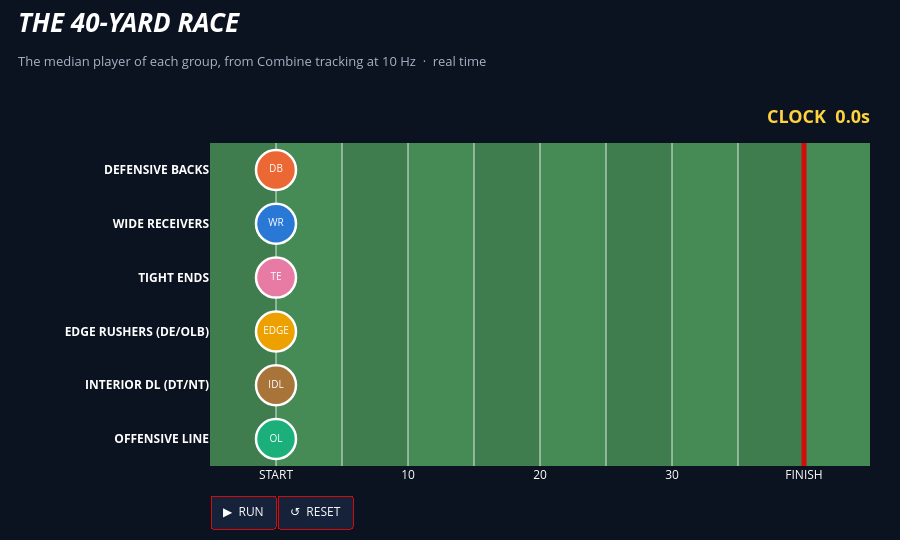

The cell this chart's notebook holds for it:
### Markdown cell above
### 🏁 How fast does each position run?

Every position group lines up for a 40-yard dash. Each runner is the group's **median player** (each player's best attempt), replayed from the 10 Hz Combine tracking. 

> ⚠️ **Tracking starts a little late on most reps**, so tracked 40 times run about 0.3 s slower than the official `forty` in `combine_results.csv`, and a few reps are off by much more. The order of the groups holds, but don't compare tracked and official times directly. For clean speed numbers, time from the 10-yard mark onwards or use `forty - ten_yd_split`.

### Code cell
import plotly.graph_objects as go

# 40-yard dash tracking: seconds and yards since tracking started, per rep
forty = (read("combine_tracking")
         .filter((pl.col("entity_type") == "PLAYER") & (pl.col("drill_name") == "FORTY_YARD_DASH"))
         .with_columns(pl.col("time").str.to_datetime(time_unit="ms"))
         .sort("event_id", "time")
         .with_columns(t=(pl.col("time") - pl.col("time").first()).over("event_id").dt.total_milliseconds() / 1000,
                       dist=(pl.col("x") - pl.col("x").first()).over("event_id"))
         .to_pandas())
forty["group"] = forty.nfl_id.map(dict(zip(cohort["nfl_id"], cb.group)))   # DL split into EDGE / IDL

# Time at each yard mark for every rep (a few reps stop just short of 40: extend them at their final speed)
DIST = np.arange(0, 40.25, 0.25)
splits = {}
for eid, r in forty.groupby("event_id"):
    times = np.interp(DIST, r.dist, r.t)
    past = DIST > r.dist.iloc[-1]
    times[past] = r.t.iloc[-1] + (DIST[past] - r.dist.iloc[-1]) / r.s.iloc[-1]
    splits[eid] = (r.nfl_id.iloc[0], r.group.iloc[0], times)

# Each player's best rep, then the median player of each group at every yard mark
best = {}
for nfl_id, group, times in splits.values():
    if nfl_id not in best or times[-1] < best[nfl_id][1][-1]:
        best[nfl_id] = (group, times)
runs = {g: np.median([tm for grp, tm in best.values() if grp == g], axis=0) for g in GROUP_COLORS}
order = sorted(runs, key=lambda g: -runs[g][-1])          # fastest in the top lane
# The race stops when the winner crosses the line; the clock keeps running until every group's
# (hypothetical) finish time has come up, and each time appears at that moment
t_win = min(r[-1] for r in runs.values())
T = np.round(np.arange(0, max(r[-1] for r in runs.values()) + 0.3, 0.1), 1)


def frame(t):
    y = list(range(len(order)))
    return [go.Scatter(x=[np.interp(min(t, t_win), runs[g], DIST) for g in order], y=y, mode="markers+text",
                       marker=dict(size=40, color=[GROUP_COLORS[g] for g in order], line=dict(color="white", width=2.5)),
                       text=order, textfont=dict(color="white", size=10)),
            go.Scatter(x=[41.2] * len(order), y=y, mode="text", textposition="middle right",
                       text=[f"<b>{runs[g][-1]:.2f}s</b>" if t >= runs[g][-1] else "" for g in order],
                       textfont=dict(color="white", size=14)),
            go.Scatter(x=[45], y=[len(order) - 0.05], mode="text", textposition="middle left",
                       text=[f"<b>CLOCK  {t:.1f}s</b>"], textfont=dict(color=FIRST_DOWN_YELLOW, size=18))]


top = len(order) - 0.5
stripes = [dict(type="rect", x0=x, x1=x + 5, y0=-0.5, y1=top, line_width=0, layer="below",
                fillcolor=TURF_A if x % 10 else TURF_B) for x in range(-5, 45, 5)]
lines = [dict(type="line", x0=x, x1=x, y0=-0.5, y1=top, layer="below",
              line=dict(color=ESPN_RED if x == 40 else "rgba(255,255,255,0.55)", width=5 if x == 40 else 1.5))
         for x in range(0, 41, 5)]

race = go.Figure(
    data=frame(0), frames=[go.Frame(data=frame(t), name=str(t)) for t in T],
    layout=dict(
        title=dict(text="<b><i>THE 40-YARD RACE</i></b><br><span style='font-size:13px;color:#aab3c5'>"
                        "The median player of each group, from Combine tracking at 10 Hz  ·  real time</span>",
                   x=0.02, y=0.94, yanchor="top", font=dict(color="white", size=26)),
        paper_bgcolor=NAVY, plot_bgcolor=NAVY, height=540, margin=dict(l=210, r=30, t=100, b=70),
        font=dict(color="white"), showlegend=False, shapes=stripes + lines, hovermode=False,
        xaxis=dict(range=[-5, 45], tickvals=[0, 10, 20, 30, 40], ticktext=["START", "10", "20", "30", "FINISH"],
                   showgrid=False, zeroline=False, fixedrange=True),
        yaxis=dict(range=[-0.5, top + 0.8], tickvals=list(range(len(order))), showgrid=False, zeroline=False,
                   ticktext=[f"<b>{GROUP_NAMES[g].upper()}</b>" for g in order], fixedrange=True),
        updatemenus=[dict(type="buttons", x=0, y=-0.08, xanchor="left", yanchor="top", direction="right", showactive=False,
                          bgcolor=NAVY_2, bordercolor=ESPN_RED, font=dict(color="white"), buttons=[
            dict(label="▶  RUN", method="animate",
                 args=[None, dict(frame=dict(duration=100, redraw=False), fromcurrent=True,
                                  transition=dict(duration=0))]),
            dict(label="↺  RESET", method="animate",
                 args=[[str(T[0])], dict(mode="immediate", frame=dict(duration=0, redraw=False),
                                         transition=dict(duration=0))])])]))
race.show()

### Figure 1 — Plotly figure (JSON) as saved in the notebook; plotly's stock layout.template omitted (floating-point values rounded to 4 significant figures)
{"data": [{"marker": {"color": ["#1baf7a", "#a8743a", "#eda100", "#e87ba4", "#2a78d6", "#eb6834"], "line": {"color": "white", "width": 2.5}, "size": 40}, "mode": "markers+text", "text": ["OL", "IDL", "EDGE", "TE", "WR", "DB"], "textfont": {"color": "white", "size": 10}, "type": "scatter", "x": [0, 0, 0, 0, 0, 0], "y": [0, 1, 2, 3, 4, 5]}, {"mode": "text", "text": ["", "", "", "", "", ""], "textfont": {"color": "white", "size": 14}, "textposition": "middle right", "type": "scatter", "x": [41.2, 41.2, 41.2, 41.2, 41.2, 41.2], "y": [0, 1, 2, 3, 4, 5]}, {"mode": "text", "text": ["<b>CLOCK  0.0s</b>"], "textfont": {"color": "#ffd23f", "size": 18}, "textposition": "middle left", "type": "scatter", "x": [45], "y": [5.95]}], "layout": {"font": {"color": "white"}, "height": 540, "hovermode": false, "margin": {"b": 70, "l": 210, "r": 30, "t": 100}, "paper_bgcolor": "#0b1220", "plot_bgcolor": "#0b1220", "shapes": [{"fillcolor": "#3f7d4e", "layer": "below", "line": {"width": 0}, "type": "rect", "x0": -5, "x1": 0, "y0": -0.5, "y1": 5.5}, {"fillcolor": "#468a56", "layer": "below", "line": {"width": 0}, "type": "rect", "x0": 0, "x1": 5, "y0": -0.5, "y1": 5.5}, {"fillcolor": "#3f7d4e", "layer": "below", "line": {"width": 0}, "type": "rect", "x0": 5, "x1": 10, "y0": -0.5, "y1": 5.5}, {"fillcolor": "#468a56", "layer": "below", "line": {"width": 0}, "type": "rect", "x0": 10, "x1": 15, "y0": -0.5, "y1": 5.5}, {"fillcolor": "#3f7d4e", "layer": "below", "line": {"width": 0}, "type": "rect", "x0": 15, "x1": 20, "y0": -0.5, "y1": 5.5}, {"fillcolor": "#468a56", "layer": "below", "line": {"width": 0}, "type": "rect", "x0": 20, "x1": 25, "y0": -0.5, "y1": 5.5}, {"fillcolor": "#3f7d4e", "layer": "below", "line": {"width": 0}, "type": "rect", "x0": 25, "x1": 30, "y0": -0.5, "y1": 5.5}, {"fillcolor": "#468a56", "layer": "below", "line": {"width": 0}, "type": "rect", "x0": 30, "x1": 35, "y0": -0.5, "y1": 5.5}, {"fillcolor": "#3f7d4e", "layer": "below", "line": {"width": 0}, "type": "rect", "x0": 35, "x1": 40, "y0": -0.5, "y1": 5.5}, {"fillcolor": "#468a56", "layer": "below", "line": {"width": 0}, "type": "rect", "x0": 40, "x1": 45, "y0": -0.5, "y1": 5.5}, {"layer": "below", "line": {"color": "rgba(255,255,255,0.55)", "width": 1.5}, "type": "line", "x0": 0, "x1": 0, "y0": -0.5, "y1": 5.5}, {"layer": "below", "line": {"color": "rgba(255,255,255,0.55)", "width": 1.5}, "type": "line", "x0": 5, "x1": 5, "y0": -0.5, "y1": 5.5}, {"layer": "below", "line": {"color": "rgba(255,255,255,0.55)", "width": 1.5}, "type": "line", "x0": 10, "x1": 10, "y0": -0.5, "y1": 5.5}, {"layer": "below", "line": {"color": "rgba(255,255,255,0.55)", "width": 1.5}, "type": "line", "x0": 15, "x1": 15, "y0": -0.5, "y1": 5.5}, {"layer": "below", "line": {"color": "rgba(255,255,255,0.55)", "width": 1.5}, "type": "line", "x0": 20, "x1": 20, "y0": -0.5, "y1": 5.5}, {"layer": "below", "line": {"color": "rgba(255,255,255,0.55)", "width": 1.5}, "type": "line", "x0": 25, "x1": 25, "y0": -0.5, "y1": 5.5}, {"layer": "below", "line": {"color": "rgba(255,255,255,0.55)", "width": 1.5}, "type": "line", "x0": 30, "x1": 30, "y0": -0.5, "y1": 5.5}, {"layer": "below", "line": {"color": "rgba(255,255,255,0.55)", "width": 1.5}, "type": "line", "x0": 35, "x1": 35, "y0": -0.5, "y1": 5.5}, {"layer": "below", "line": {"color": "#d50a0a", "width": 5}, "type": "line", "x0": 40, "x1": 40, "y0": -0.5, "y1": 5.5}], "showlegend": false, "title": {"font": {"color": "white", "size": 26}, "text": "<b><i>THE 40-YARD RACE</i></b><br><span style='font-size:13px;color:#aab3c5'>The median player of each group, from Combine tracking at 10 Hz  ·  real time</span>", "x": 0.02, "y": 0.94, "yanchor": "top"}, "updatemenus": [{"bgcolor": "#16213a", "bordercolor": "#d50a0a", "buttons": [{"args": [null, {"frame": {"duration": 100, "redraw": false}, "fromcurrent": true, "transition": {"duration": 0}}], "label": "▶  RUN", "method": "animate"}, {"args": [["0.0"], {"frame": {"duration": 0, "redraw": false}, "mode": "immediate", "transition": {"duration": 0}}], "label": "↺  RESET", "method": "animate"}], "direction": "right", "font": {"color": "white"}, "showactive": false, "type": "buttons", "x": 0, "xanchor": "left", "y": -0.08, "yanchor": "top"}], "xaxis": {"fixedrange": true, "range": [-5, 45], "showgrid": false, "ticktext": ["START", "10", "20", "30", "FINISH"], "tickvals": [0, 10, 20, 30, 40], "zeroline": false}, "yaxis": {"fixedrange": true, "range": [-0.5, 6.3], "showgrid": false, "ticktext": ["<b>OFFENSIVE LINE</b>", "<b>INTERIOR DL (DT/NT)</b>", "<b>EDGE RUSHERS (DE/OLB)</b>", "<b>TIGHT ENDS</b>", "<b>WIDE RECEIVERS</b>", "<b>DEFENSIVE BACKS</b>"], "tickvals": [0, 1, 2, 3, 4, 5], "zeroline": false}}}
